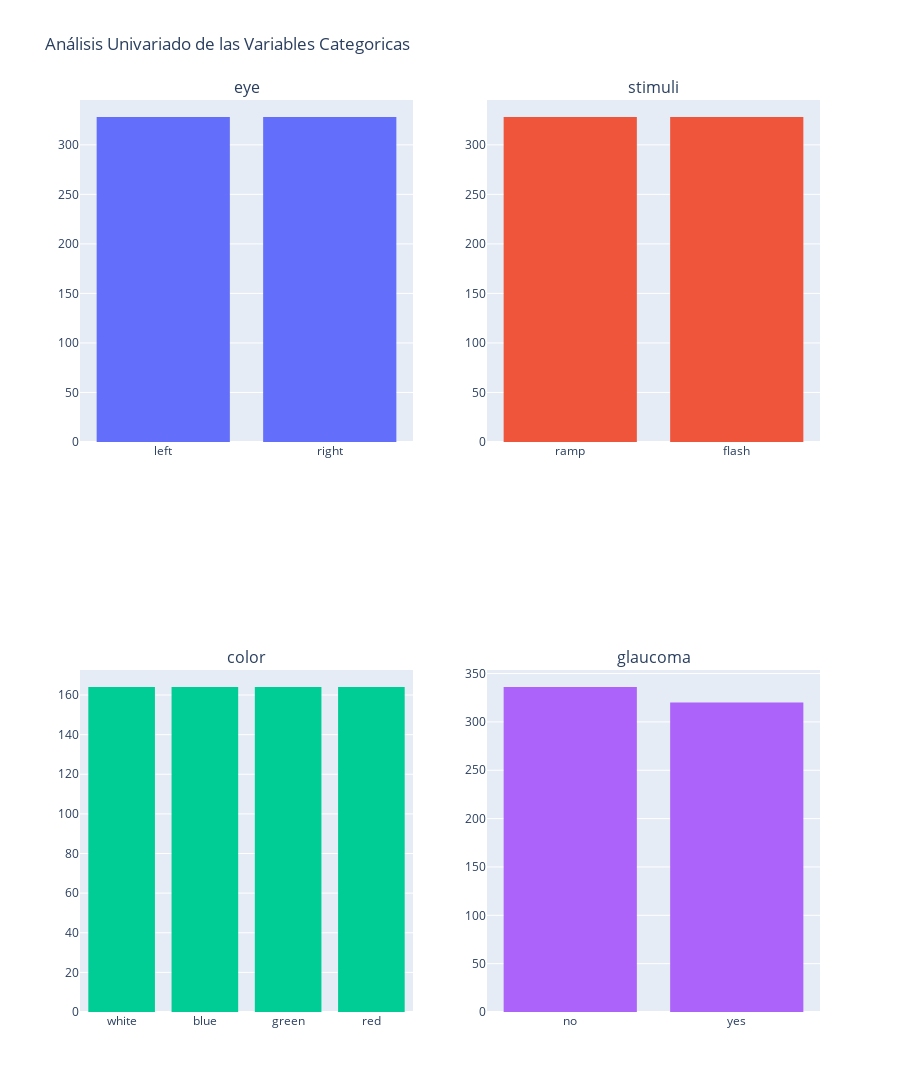

The notebook cell this image was saved under:
### Code cell
import plotly.graph_objects as go
from plotly.subplots import make_subplots

n_cols = 2

fig = make_subplots(
    rows=len(categorical) // n_cols , cols=n_cols, subplot_titles=categorical
)

# para todas las variables categóricas, graficar count de categorias
for idx, col in enumerate(categorical):
    row_idx = idx // n_cols + 1
    col_idx = idx % n_cols + 1

    data = df.loc[:, col]
    hist = go.Histogram(x=data, name=col)
    fig.add_trace(hist, row=row_idx, col=col_idx)

fig.update_layout(
    height=1200,
    title_text="Análisis Univariado de las Variables Categoricas",
    showlegend=False,
)
fig.show()

### Figure 1 — Plotly figure (JSON) as saved in the notebook; plotly's stock layout.template omitted (floating-point values rounded to 4 significant figures; data arrays with more than 128 entries replaced by an {"elided": "..."} marker saying what was removed)
{"data": [{"name": "eye", "type": "histogram", "x": {"elided": "656 str values"}, "xaxis": "x", "yaxis": "y"}, {"name": "stimuli", "type": "histogram", "x": {"elided": "656 str values"}, "xaxis": "x2", "yaxis": "y2"}, {"name": "color", "type": "histogram", "x": {"elided": "656 str values"}, "xaxis": "x3", "yaxis": "y3"}, {"name": "glaucoma", "type": "histogram", "x": {"elided": "656 str values"}, "xaxis": "x4", "yaxis": "y4"}], "layout": {"annotations": [{"font": {"size": 16}, "showarrow": false, "text": "eye", "x": 0.225, "xanchor": "center", "xref": "paper", "y": 1, "yanchor": "bottom", "yref": "paper"}, {"font": {"size": 16}, "showarrow": false, "text": "stimuli", "x": 0.775, "xanchor": "center", "xref": "paper", "y": 1, "yanchor": "bottom", "yref": "paper"}, {"font": {"size": 16}, "showarrow": false, "text": "color", "x": 0.225, "xanchor": "center", "xref": "paper", "y": 0.375, "yanchor": "bottom", "yref": "paper"}, {"font": {"size": 16}, "showarrow": false, "text": "glaucoma", "x": 0.775, "xanchor": "center", "xref": "paper", "y": 0.375, "yanchor": "bottom", "yref": "paper"}], "height": 1200, "showlegend": false, "title": {"text": "Análisis Univariado de las Variables Categoricas"}, "xaxis": {"anchor": "y", "domain": [0, 0.45]}, "xaxis2": {"anchor": "y2", "domain": [0.55, 1]}, "xaxis3": {"anchor": "y3", "domain": [0, 0.45]}, "xaxis4": {"anchor": "y4", "domain": [0.55, 1]}, "yaxis": {"anchor": "x", "domain": [0.625, 1]}, "yaxis2": {"anchor": "x2", "domain": [0.625, 1]}, "yaxis3": {"anchor": "x3", "domain": [0, 0.375]}, "yaxis4": {"anchor": "x4", "domain": [0, 0.375]}}}
